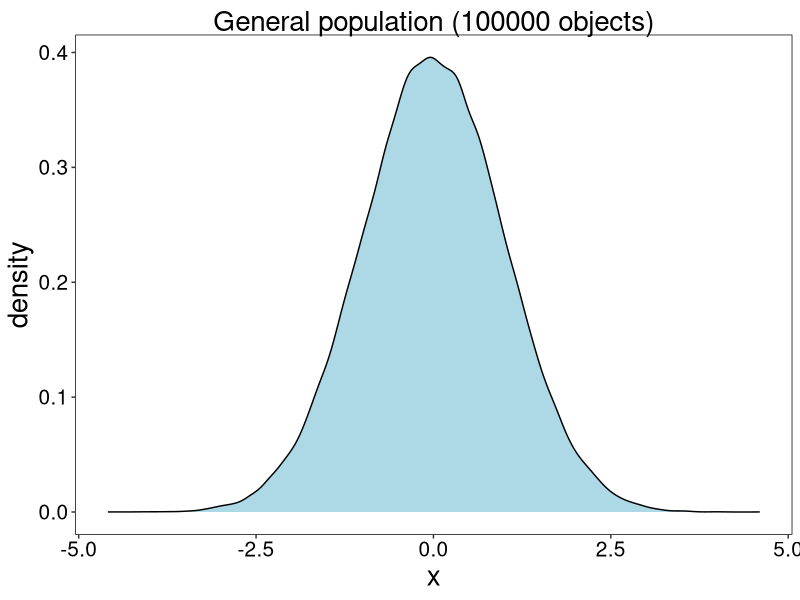
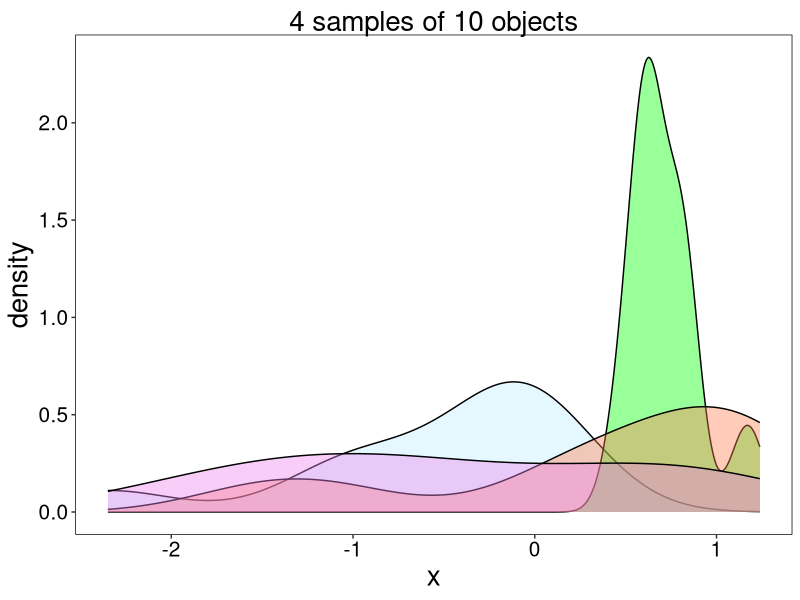
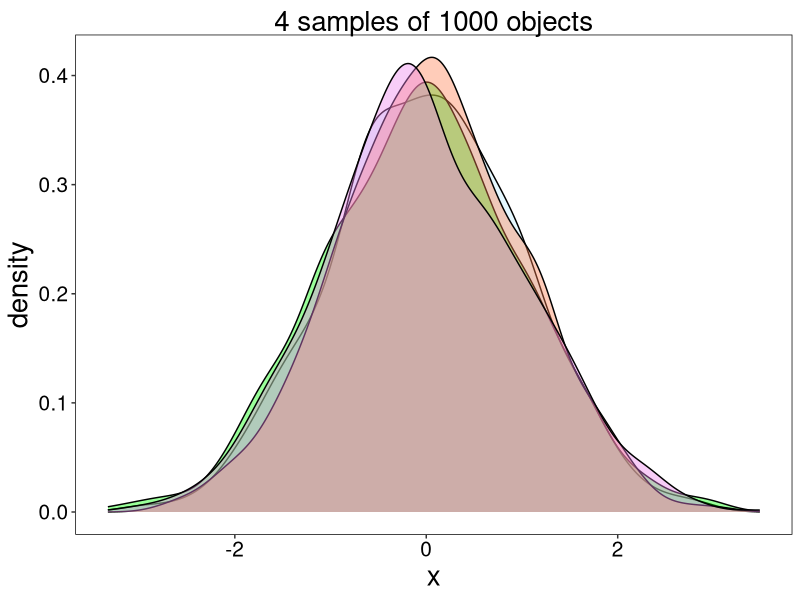
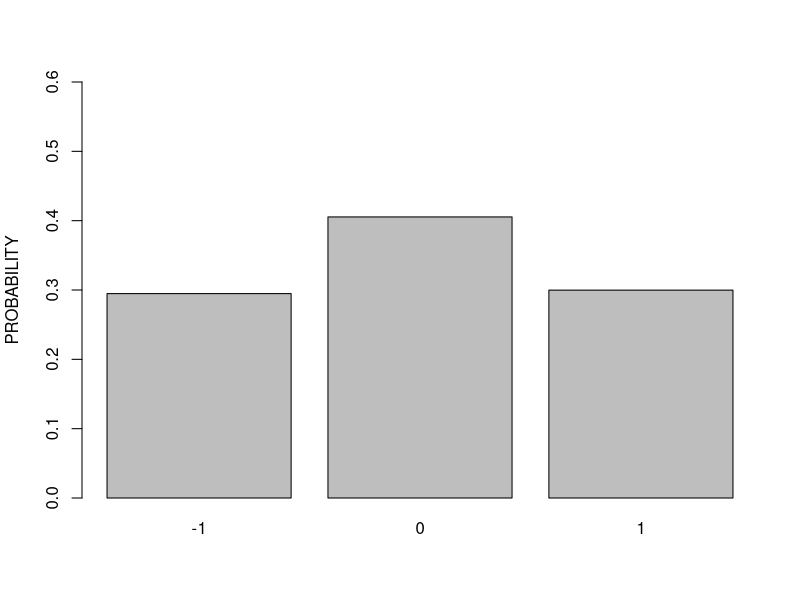
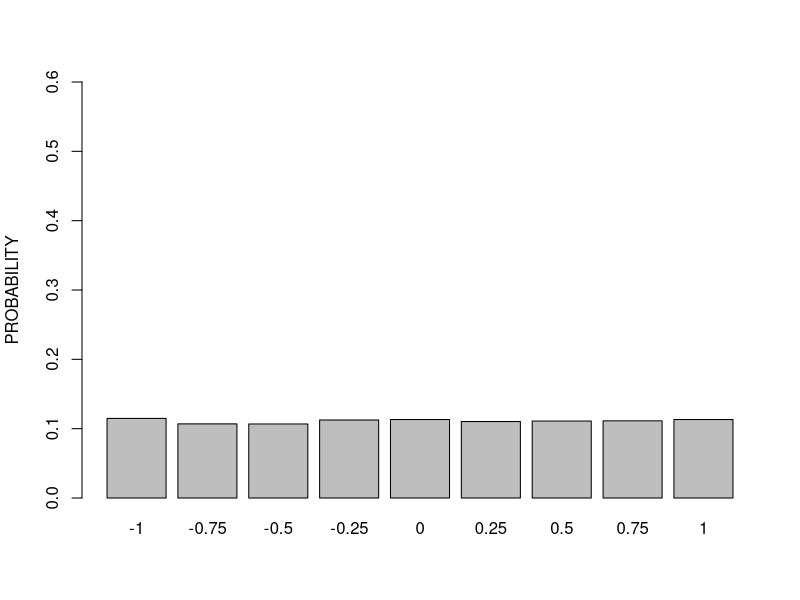
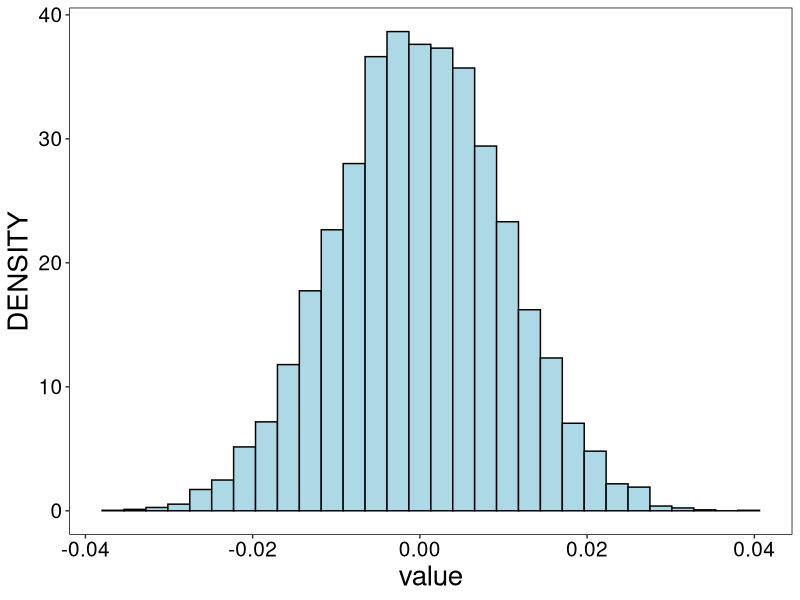
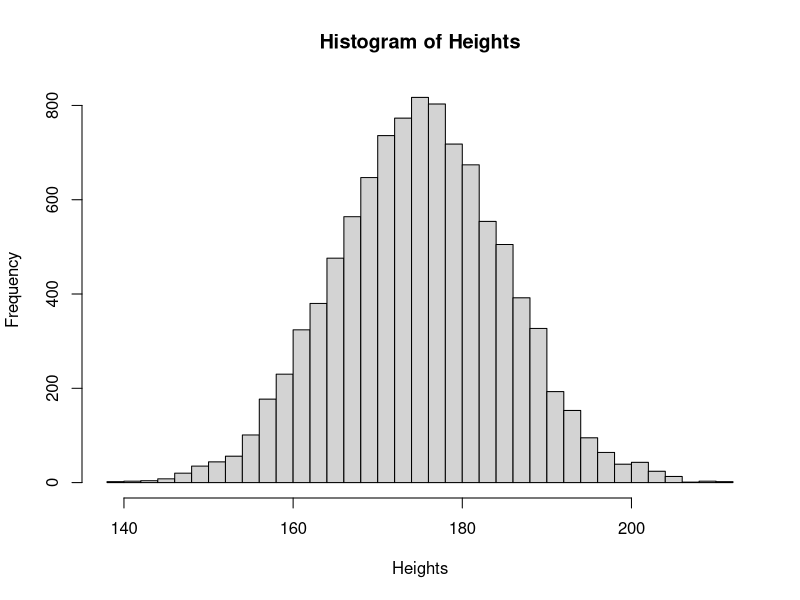
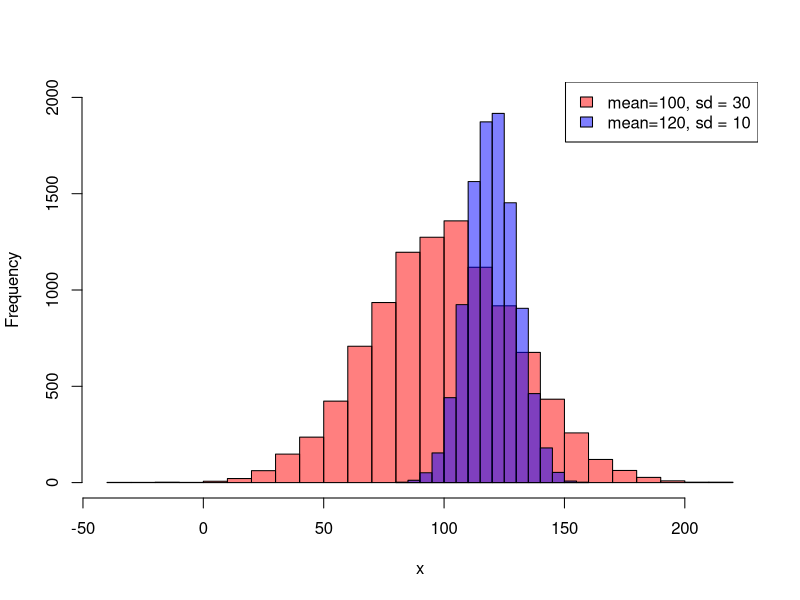

The R source for these figures, in order:
## ---- chunk 1
knitr::opts_chunk$set(echo = F, fig.width = 8, fig.height = 4, dpi = 300)
library(dplyr)
library(tidyr)
library(ggplot2)

theme_custom <- theme(
    axis.text = element_text(size = 15),
    axis.title = element_text(size = 20),
    plot.title = element_text(size = 20, hjust = 0.5),
    plot.subtitle = element_text(size = 15, hjust = 0.5),
    legend.title = element_text(size = 15),
    legend.text = element_text(size = 15),
    panel.background = element_rect(fill = "white"), 
    panel.grid = element_blank()
  )

theme_set(theme_custom)
## ---- chunk 2
normgenpop = rnorm(100000) %>%  as.data.frame(nm = 'x')
normgenpop %>% ggplot(aes(x=x)) +
geom_density(col='black', fill="lightblue") +
labs(title='General population (100000 objects)')
    # theme(title = element_text(size=20))

# normgenpop = rnorm(100000) 
# hist(normgenpop, br=50, xlab='X', main = 'General population')
## ---- chunk 3
ggplot() + 
  geom_density(data=sample_n(normgenpop, 10), fill='lightblue1',
                 aes(x=x), alpha=0.4) +
  geom_density(data=sample_n(normgenpop, 10),fill='green', 
                 aes(x=x), alpha=0.4) + 
  geom_density(data=sample_n(normgenpop, 10), fill='coral',
                 aes(x=x), alpha=0.4) + 
  geom_density(data=sample_n(normgenpop, 10), fill = 'violet',
                 aes(x=x), alpha=0.4) +
  # theme_classic() +
  labs(title='4 samples of 10 objects')
  # theme(title = element_text(size=20))
## ---- chunk 4
ggplot() + 
  geom_density(data=sample_n(normgenpop, 1000), fill='lightblue1',
                 aes(x=x), alpha=0.4) +
  geom_density(data=sample_n(normgenpop, 1000),fill='green', 
                 aes(x=x), alpha=0.4) + 
  geom_density(data=sample_n(normgenpop, 1000), fill='coral',
                 aes(x=x), alpha=0.4) + 
  geom_density(data=sample_n(normgenpop, 1000), fill = 'violet',
                 aes(x=x), alpha=0.4) +
  # theme_classic() + 
  labs(title='4 samples of 1000 objects') 
  # theme(title = element_text(size=20))
## ---- chunk 5
#| fig-height: 6
#| fig-width: 6

sample(c(-1,0,1), 10000, replace = T, prob = c(0.3, 0.4, 0.3)) |> 
  table() |>  prop.table() |> 
  barplot(ylim = c(0,0.6), ylab='PROBABILITY')
## ---- chunk 6

#| fig-height: 6
#| fig-width: 6

sample(seq(-1,1,0.25), 10000, replace = T) |> 
  table() |>  prop.table() |> 
  barplot(ylim = c(0,0.6), ylab='PROBABILITY')

## ---- chunk 7
rnorm(mean=0, sd = 0.01, n = 10000) |> as.data.frame(nm='value') |> 
ggplot() + 
  geom_histogram(aes(x = value, y = after_stat(density)), 
                 # binwidth=0.2, 
                 col='black', fill='lightblue') +
  # xlim(c(-1,11)) + 
  ylab('DENSITY')
## ---- chunk 8
Heights = rnorm(10000, mean = 175, sd = 10)
hist(Heights, breaks = 30, freq = T,
     # main = 'Sample distribution of 10000 people\'s heights' 
     )
## ---- chunk 9
Heights_sd30 = rnorm(10000, mean = 100, sd = 30)
Heights_sd10 = rnorm(10000, mean = 120, sd = 10)

hist(Heights_sd30, breaks = 30, freq = T, 
     col = rgb(1, 0, 0, alpha = 0.5), ylim= c(0, 2000), 
     main='', xlab='x')
hist(Heights_sd10, breaks = 20, freq = T, 
     col = rgb(0, 0, 1, alpha = 0.5), add = TRUE)

legend("topright", legend = c("mean=100, sd = 30", "mean=120, sd = 10"), 
       fill = c(rgb(1, 0, 0, alpha = 0.5),
                rgb(0, 0, 1, alpha = 0.5)))
## ---- chunk 10
hist(Heights, breaks = 30, freq = T, ylim = c(0,1000))

abline(v=mean(Heights), col='green', lwd=5)
text(mean(Heights)+0.4*sd(Heights), 900, 'Mean', cex=1, )

abline(v=mean(Heights)+sd(Heights), col='blue', lwd=5)
abline(v=mean(Heights)-sd(Heights), col='blue', lwd=5)
text(mean(Heights), 500, '68%', cex=2, col = "blue")

text(mean(Heights)+1.4*sd(Heights), 900, ' + SD', cex=1)


abline(v=mean(Heights)+2*sd(Heights), col='orange', lwd=5)
abline(v=mean(Heights)-2*sd(Heights), col='orange', lwd=5)
text(mean(Heights)+1.5*sd(Heights), 500, '95%', 
     cex=1.5, col = "orange")

text(mean(Heights)+2.4*sd(Heights), 900, ' + 2 SD', cex=1)

abline(v=mean(Heights)+3*sd(Heights), col='red', lwd=5)
abline(v=mean(Heights)-3*sd(Heights), col='red', lwd=5)
text(mean(Heights)+2.5*sd(Heights), 500, '99.7%', 
     cex=1.3, col = "red")

text(mean(Heights)+3.4*sd(Heights), 900, ' + 3 SD', cex=1)

## ---- chunk 11
raindrops = runif(10000, min=0, max=10)

hist(raindrops, 
     breaks = 30, 
     freq = T,
     xlab = 'Coordinate',
     main = 'Sample distribution of a raindrop falling on\na line from 0 to 10 (10000 raindrops)')
# Probability of raindrop
## ---- chunk 12

ggplot() +
  geom_density(data=rexp(rate = 1, n=100000) %>% data.frame(value = .),
               aes(x=value,  col='1'),
               # col='red'
               ) +
  geom_density(data=rexp(rate = 5, n=100000) %>% data.frame(value = .), 
               aes(x=value, col='5'),
               # col='blue'
               ) +
  xlim(c(0,3)) + 
  scale_color_manual(values=c('1'='red', '5'='blue'), 
                     name='Lambda')
## ---- chunk 13
coin_toss = rbinom(10000, size = 100, p=0.5)
hist(coin_toss, breaks = 30, freq = T,
     xlab = 'Number of heads received (k)', 
     ylab = "Number of experiments",
     main = 'Sample distribution of successes in 10000 experiments of 10x coin tosses')
## ---- chunk 14

coin_toss_100 = rbinom(10000, size = 100, p=0.5)
coin_toss_10 = rbinom(10000, size = 10, p=0.5)

coin_toss_left = rbinom(10000, size = 10, p=0.25)
coin_toss_right = rbinom(10000, size = 10, p=0.75)

par(mfrow=c(1,2))
hist(coin_toss_left, breaks = 10, freq = T, 
     xlab = 'Number of heads received (k)', 
     ylab = "Number of experiments",
     main = "", 
     xlim=c(0, 12), 
     ylim = c(0,3500),
     col = rgb(0, 0, 1, alpha = 0.5))

hist(coin_toss_right, breaks = 10, freq = T, 
     xlab = 'Number of heads received (k)', 
     ylab = "Number of experiments",
     main = "", add=T, 
     col = rgb(1, 0, 0, alpha = 0.5))


legend("topright", legend = c("p=0.75",
                              "p=0.25"), 
       fill = c(rgb(1, 0, 0, alpha = 0.5),
                rgb(0, 0, 1, alpha = 0.5)))

hist(coin_toss_100, breaks = 20, freq = T, 
     xlab = 'Number of heads received (k)', 
     ylab = "Number of experiments",
     main = "", 
     xlim=c(0, 100), 
     ylim = c(0,2500),
     col = rgb(1, 0, 0, alpha = 0.5))

hist(coin_toss_10, breaks = 10, freq = T, 
     add=T, 
     col = rgb(0, 0, 1, alpha = 0.5))

legend("topright", legend = c("n=10",
                              "n=100"), 
       fill = c(rgb(0, 0, 1, alpha = 0.5),
                rgb(1, 0, 0, alpha = 0.5)))
## ---- chunk 15
pois_rand = rpois(10000, 10)

hist(pois_rand, breaks = 30, freq = T, 
     xlab = 'Number of successes',
     main = 'Sample distribution of the number of \nlightning strikes per hour (10 expected, recorded 10000 h)',
     xlim = c(0, 30))
## ---- chunk 16
pois_rand = rpois(10000, 10)
pois_rand_2 = rpois(10000, 60)
pois_rand_3 = rpois(10000, 3)

hist(pois_rand, breaks = 30, freq = T, 
     xlab = 'Number of successes',
     # ylab = "Number of experiments", 
     ylim = c(0, 2800),
     xlim = c(0, 100),
     main = "",
     col = rgb(0, 0, 1, alpha = 0.5),
     )

hist(pois_rand_2, breaks = 30, freq = T,
     col = rgb(0, 1, 0, alpha = 0.5),
     add = T)

hist(pois_rand_3, breaks = 10, freq = T, 
     col = rgb(1, 0, 0, alpha = 0.5),
     add = T)


legend("topright", legend = c("lambda=3", 
                              "lambda=10",
                              "lambda=60"), 
       fill = c(rgb(1, 0, 0, alpha = 0.5),
                rgb(0, 0, 1, alpha = 0.5),
                rgb(0, 1, 0, alpha = 0.5)))
## ---- chunk 17
mode_fun = function(x) x %>% table() %>% sort(decreasing = T) %>% head(1) %>% names() %>% as.numeric()
## ---- chunk 18
twomodes = c(rbinom(10000, 31, 0.4), rbinom(10000, 31, 0.7))

hist(twomodes, breaks=30, 
     main=NULL,
     xlab='X')
abline(v = 30*0.4, lwd=3, col='red')
abline(v = 31*0.7, lwd=3, col='red')
abline(v = mean(twomodes), lwd=3, col='blue')
abline(v = median(twomodes), lwd=3, col='green3')

legend("topright",
       col = c('red', 'blue', 'green3'), 
       legend = c('modes', 'mean', "median"), 
        lwd = 3, bty = "n")

## ---- chunk 19
expsmall = rexp(10000, 10)

hist(expsmall, breaks=30, 
     main=NULL,
     xlab='X')
abline(v = mode_fun(expsmall), lwd=3, col='red')
abline(v = mean(expsmall), lwd=3, col='blue')
abline(v = median(expsmall), lwd=3, col='green3')

legend("topright",
       col = c('red', 'blue', 'green3'), 
       legend = c('mode', 'mean', "median"), 
        lwd = 3, bty = "n")

## ---- chunk 20
normoutlier = c(rnorm(100), 50, 50, 50)

hist(normoutlier, breaks=60, 
     main=NULL,
     xlab='X')
# abline(v = 0, lwd=3, col='red')
abline(v = mean(normoutlier), lwd=3, col='blue')
abline(v = median(normoutlier), lwd=3, col='green3')

# text(x=7, y=10, label='mean')

legend("topright",
       col = c(
         # 'red',
         'blue', 'green3'), 
       legend = c(
         # 'mode',
         'mean', "median"), 
        lwd = 3, bty = "n")

## ---- chunk 21
rnorm(n=5, mean=100, sd=10)
## ---- chunk 22
dnorm(x=100, mean=100, sd=10)
## ---- chunk 23
pnorm(q = 80, mean=100, sd=10) # prob to obtain any value less than 80
pnorm(q = c(70,80,90,110,120,130), mean=100, sd=10)
## ---- chunk 24
qnorm(p = c(0.003, 0.05, 0.16, 0.84, 0.95, 0.997), mean=100, sd=10)
## ---- chunk 25
sample_size = 100 
n_samples = 1000

df_trial <- data.frame(
  sample_ID = rep(1:n_samples, each=sample_size),
  value = runif(sample_size*n_samples, 0, 10)
  # value = rnorm(sample_size*n_samples, 0, 2)
  # value = rexp(sample_size*n_samples, 1)
  )

df_trial |> group_by(sample_ID) |> 
  summarize(m = mean(value)) |> 
  ggplot() + geom_histogram(aes(x=m), bins=30, col='black', fill='skyblue')
## ---- chunk 26
sample_size = 1000
n_samples = 1000

df_trial <- data.frame(
  sample_ID = rep(1:n_samples, each=sample_size),
  value = runif(sample_size*n_samples, 0, 10)
  # value = rnorm(sample_size*n_samples, 0, 2)
  # value = rexp(sample_size*n_samples, 1)
  )

df_trial |> group_by(sample_ID) |> 
  summarize(m = mean(value)) |> 
  ggplot() + geom_histogram(aes(x=m), bins=30, col='black', fill='skyblue')
## ---- chunk 27
sample_size = 1000
n_samples = 1000

df_trial <- data.frame(
  sample_ID = rep(1:n_samples, each=sample_size),
  # value = runif(sample_size*n_samples, 0, 10)
  # value = rnorm(sample_size*n_samples, 0, 2)
  value = rexp(sample_size*n_samples, 2)
  )

df_trial |> group_by(sample_ID) |> 
  summarize(m = mean(value)) |> 
  ggplot() + geom_histogram(aes(x=m), bins=30, col='black', fill='skyblue')
## ---- chunk 28
se = function(x){
  sd(x)/(sqrt(length(x)))
}
## ---- chunk 29
sample_size = 100 
n_samples = 10000

df_trial <- tibble(
  sample_ID = rep(1:n_samples, each=sample_size),
  value = runif(sample_size*n_samples, 0, 10)
  )

df_standart = df_trial |> group_by(sample_ID) |> 
  summarize(m = mean(value)) |> 
  mutate(z_m = (m - mean(m))/sd(m)) 

 df_standart |> 
  ggplot() + 
  geom_density(aes(x=m, fill='Before'),
               # bins=30, col='black',
               # fill='skyblue'
               ) +
  geom_density(aes(x=z_m, fill='After'),
               # bins=30, col='black', 
               # fill='red3'
               ) +
  
   scale_fill_manual(values=c('Before'='skyblue', 'After'='red3'), 
                     name='Standartization')
## ---- chunk 30
 df_standart |> 
  ggplot() + 
  geom_density(aes(x=z_m), fill='red3', alpha=.4
               # bins=30, col='black', 
               # fill='red3'
               ) +
  geom_vline(aes(xintercept = sd(z_m)), color='blue', lty=2, size=1.2) +
  geom_vline(aes(xintercept = -sd(z_m)), color='blue', lty=2, size=1.2) +
  geom_vline(aes(xintercept = 2*sd(z_m)), color='orange', lty=2, size=1.2) +
  geom_vline(aes(xintercept = -2*sd(z_m)), color='orange', lty=2, size=1.2) +
  geom_vline(aes(xintercept = 3*sd(z_m)), color='red', lty=2, size=1.2) +
  geom_vline(aes(xintercept = -3*sd(z_m)), color='red', lty=2, size=1.2) +
  xlab('Standartisized value')
## ---- chunk 31
 df_standart |> 
  ggplot() + 
  geom_density(aes(x=z_m), fill='red3', alpha=.4
               # bins=30, col='black', 
               # fill='red3'
               ) +
  geom_vline(aes(xintercept = sd(z_m)), color='blue', lty=2, size=1.5) +
  geom_vline(aes(xintercept = -sd(z_m)), color='blue', lty=2, size=1.5) +
  geom_vline(aes(xintercept = 2*sd(z_m)), color='orange', lty=2, size=1.5) +
  geom_vline(aes(xintercept = -2*sd(z_m)), color='orange', lty=2, size=1.5) +
  geom_vline(aes(xintercept = 3*sd(z_m)), color='red', lty=2, size=1.5) +
  geom_vline(aes(xintercept = -3*sd(z_m)), color='red', lty=2, size=1.5) +
  xlab('Standartisized value')
## ---- chunk 32
 df_standart |> 
  ggplot() + 
  geom_density(aes(x=z_m), fill='red3', alpha=.4
               # bins=30, col='black', 
               # fill='red3'
               ) +
  geom_vline(aes(xintercept = sd(z_m)), color='blue', lty=2, size=1.5) +
  geom_vline(aes(xintercept = -sd(z_m)), color='blue', lty=2, size=1.5) +
  geom_vline(aes(xintercept = 2*sd(z_m)), color='orange', lty=2, size=1.5) +
  geom_vline(aes(xintercept = -2*sd(z_m)), color='orange', lty=2, size=1.5) +
  geom_vline(aes(xintercept = 3*sd(z_m)), color='red', lty=2, size=1.5) +
  geom_vline(aes(xintercept = -3*sd(z_m)), color='red', lty=2, size=1.5) +
  xlab('Standartisized value')
## ---- chunk 33
#| fig-height: 7
#| fig-width: 10

sample_size = 100
n_samples = 1000
true_mean=5


df_trial <- tibble(
  sample_ID = rep(1:n_samples, each=sample_size),
  value = rnorm(sample_size*n_samples, true_mean, 2)
  )

quantiles = qnorm(0, 1, p = c(0.025, 0.975))

df_ci = df_trial |> group_by(sample_ID) |> 
  summarize(mu = mean(value), 
            se_sample = se(value), 
            conf.min = mu + quantiles[1] * se_sample,
            conf.max = mu + quantiles[2] * se_sample) |> 
  mutate(out = ifelse((true_mean < conf.max) & (true_mean > conf.min), 'ok', 'missed'))

df_ci |>  
  ggplot(aes(y=sample_ID)) +
  geom_errorbar(aes(xmin = conf.min, xmax = conf.max, col=out)) +
  geom_vline(aes(xintercept = 5), col='red', lty=2, size=2) +
  labs(y="Sample", color='CI covers true mean') 
  
  

## ---- chunk 34
table(df_ci$out)
## ---- chunk 35
qnorm(c(0.025, 0.975), mean=0, sd=1)
## ---- chunk 36
qt(c(0.025, 0.975), df=13)
## ---- chunk 37
qt(c(0.025, 0.975), df=50)
